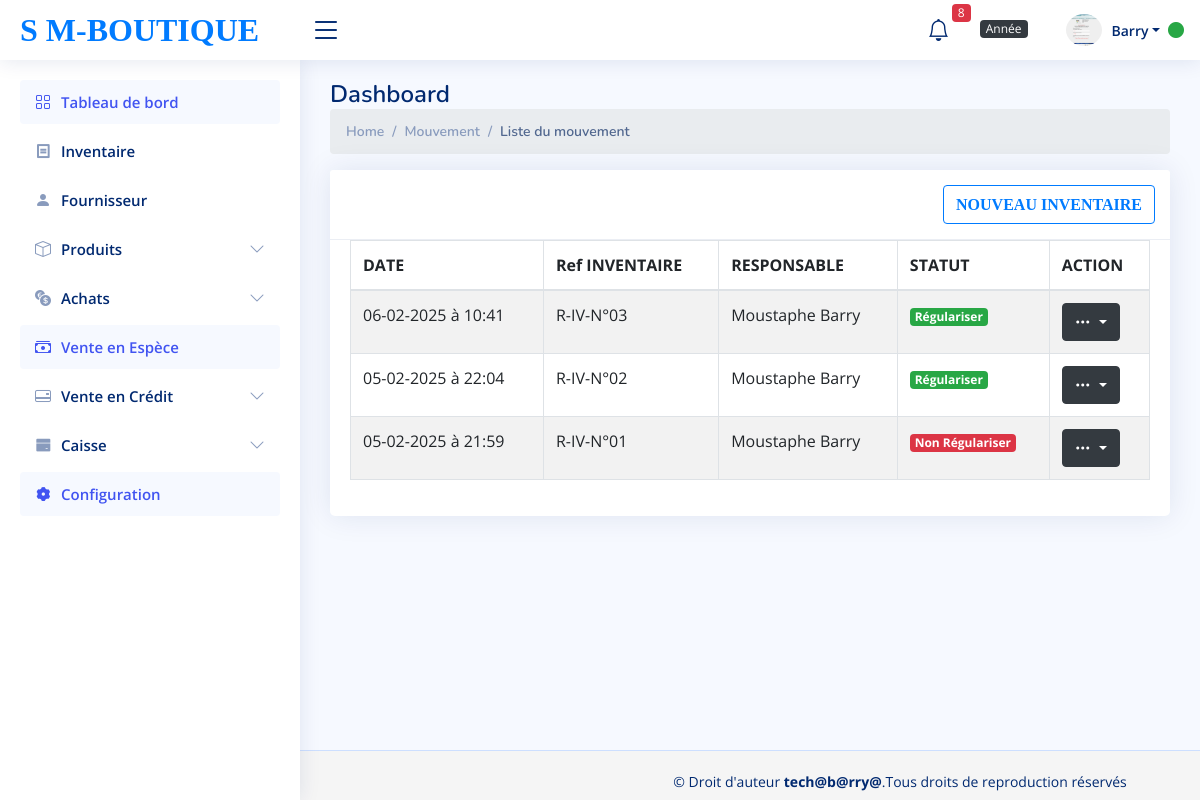
Screenshot of /liste_inventaire.php (signed in) with the database file from the repository.
### tables this page shows
CREATE TABLE `inventaire` (
  `id_inventaire` int(11) NOT NULL,
  `id_utilisateur` int(11) DEFAULT NULL,
  `date_inventaire` datetime NOT NULL,
  `boutique` varchar(100) DEFAULT NULL,
  `reference_inventaire` varchar(100) NOT NULL,
  `regulariser` varchar(20) NOT NULL
);

CREATE TABLE `utilisateur` (
  `id_utilisateur` int(11) NOT NULL,
  `nom_utilisateur` varchar(20) NOT NULL,
  `prenom_utilisateur` varchar(30) NOT NULL,
  `Contact_utilisateur` int(11) NOT NULL,
  `email` varchar(255) DEFAULT NULL,
  `psedeau_utilisateur` varchar(40) NOT NULL,
  `mot_de_passe_utilisateur` varchar(50) NOT NULL,
  `adresse` varchar(50) NOT NULL,
  `avatar` varchar(255) NOT NULL,
  `type_utilisateur` varchar(40) NOT NULL,
  `statut` varchar(55) DEFAULT 'on',
  `reset_token` varchar(255) DEFAULT NULL
);

### liste_inventaire.php (called while the page is built, shortened)
<?php
    require_once('autoload.php');
    $liste_inventaire=new Produit();
    $recuperer_afficher_liste_inventaire=$liste_inventaire->list1();
    require_once('view/liste_inventaire.view.php')
 ?>

### autoload.php (called while the page is built, shortened)
<?php
spl_autoload_register (function ($class_name)
{
    $fils="classes/".$class_name.'.php';
});

### classes/Fonction.php (called while the page is built, shortened)
<?php
class Fonction{
        public function database(){
            $this->DB_HOST="127.0.0.1";
            $this->DB_NAME="db_supermarche";
            $this->DB_USERNAME="root";
            $this->DB_PASSWORD='';
             $bdd=new PDO("mysql:host=".$this->DB_HOST.";dbname=". $this->DB_NAME,
            $this->DB_USERNAME  ,$this->DB_PASSWORD);
            return $bdd;
        }
   public function  recuperation_fonction($select_partie,$tables,$data=[], $all=null){
      $bdd=$this->database();
        $monFetch=$bdd->prepare("select $select_partie from $tables");
        $monFetch->execute($data);
        if(isset($all) and $all==="all"|| $all==="All" || $all==="ALL" ||
         $all==="aLL"||$all==="ALl"|| $all==="AlL"){
           return $monFetch->fetchAll(PDO::FETCH_OBJ);
         }else{
           return $monFetch->fetch(PDO::FETCH_OBJ);
         }
    }
}

### classes/Produit.php (called while the page is built, shortened)
<?php
class Produit extends Fonction{
        public function list1(){
            $recuperer_afficher_inventaire = $this->recuperation_fonction(
                "*",  "inventaire
                JOIN utilisateur ON inventaire.id_utilisateur = utilisateur.id_utilisateur
                ORDER BY inventaire.id_inventaire DESC",  [],  "all"    );
            return $recuperer_afficher_inventaire;
        }
}

### view/liste_inventaire.view.php (the view, shortened to what this page needs)
<?php require_once ('partials/header.php') ?>
<?php require_once ('partials/sidebar.php')?>
<?php require_once ('partials/navbar.php')?>
<!DOCTYPE html>
<html lang="en">
<body>
    <main id="main" class="main">
        <div class="pagetitle">
            <h1>Dashboard</h1>
            <nav>
                <ol class="breadcrumb">
                    <li class="breadcrumb-item"><a href="index1.php">Home</a></li>
                    <li class="breadcrumb-item">Mouvement</li>
                    <li class="breadcrumb-item active">Liste du mouvement</li>
                </ol>
            </nav>
        </div>
        <section class="section">
            <div class="row">
                <div class="col-lg-12">
                    <div class="card">
                        <div class="card-header">
                            <a class="btn btn-outline-primary" href="nouveau_inventaire.php"><span>NOUVEAU
                                    INVENTAIRE</span></a>
                        </div>
                        <div class="card-body">
                            <table class="table datatable table-bordered table-striped">
                                <thead>
                                    <tr>
                                        <th>DATE</th>
                                        <th>Ref INVENTAIRE</th>
                                        <th>RESPONSABLE</th>
                                        <th>STATUT</th>
                                        <th>ACTION</th>
                                    </tr>
                                </thead>
                                <tbody>
                                    <?php  foreach($recuperer_afficher_liste_inventaire as $liste_inventaire):?>
                                    <td><?=date_format(date_create($liste_inventaire->date_inventaire), 'd-m-Y à H:i')?></td>
                                     <td><?= $liste_inventaire->reference_inventaire?></td>
                                    <td><?= $liste_inventaire->prenom_utilisateur .' '. $liste_inventaire->nom_utilisateur ?></td>
                                    <td>
                                        <?php
                                            if ($liste_inventaire->regulariser=='non') {
                                              echo " <span class='badge bg-danger'>Non Régulariser</span>";
                                            }else{
                                               echo " <span class='badge bg-success'>Régulariser</span>";
                                            }
                                               ?>
                                    </td>
                                    <td>
                                        <div class="dropdown">
                                            <button class="btn btn-dark dropdown-toggle" type="button"
                                                id="dropdownMenuButton" data-bs-toggle="dropdown" aria-haspopup="true"
                                                aria-expanded="false">
                                                <i class="bi bi-three-dots text-center"></i>
                                            </button>
                                        </div>
                                    </td>
                                    <?php endforeach?>
                                </tbody>
                            </table>
                        </div>
                    </div>
                </div>
            </div>
        </section>
    </main>
    <footer class="footer">
        <?php require_once('partials/foot.php') ?>
    </footer>
    <?php require_once ('partials/foot.php')?>
</body>
</html>

### assets/css/style.css (style rules this page uses)
:root { scroll-behavior: smooth; }
body { font-family: "Open Sans", sans-serif; background: #f6f9ff; color: #444444; }
a { color: #4154f1; text-decoration: none; }
h1, h2, h3, h4, h5, h6 { font-family: "Nunito", sans-serif; }
#main { margin-top: 60px; padding: 20px 30px; transition: all 0.3s; }
.pagetitle { margin-bottom: 10px; }
.pagetitle h1 { font-size: 24px; margin-bottom: 0; font-weight: 600; color: #012970; }
.card { margin-bottom: 30px; border: none; border-radius: 5px; box-shadow: 0px 0 30px rgba(1, 41, 112, 0.1); }
.card-header, .card-footer { border-color: #ebeef4; background-color: #fff; color: #798eb3; padding: 15px; }
.card-body { padding: 0 20px 20px 20px; }
.breadcrumb { font-size: 14px; font-family: "Nunito", sans-serif; color: #899bbd; font-weight: 600; }
.breadcrumb a { color: #899bbd; transition: 0.3s; }
.breadcrumb .breadcrumb-item::before { color: #899bbd; }
.breadcrumb .active { color: #51678f; font-weight: 600; }
@media (min-width: 1200px) { #main, #footer { margin-left: 300px; } }
.footer { padding: 20px 0; font-size: 14px; transition: all 0.3s; border-top: 1px solid #cddfff; }

### view/liste_inventaire.view.php (style rules this page uses)
.footer { position: fixed; bottom: 0; width: 100%; height: 50px; background-color: #f5f5f5; }
.btn-outline-primary { float: right; }
.card-header span { font-family: 'Times New Roman', Times, serif; font-weight: bolder; }

### rows the page displays
inventaire: date_inventaire "06-02-2025 à 10:41", reference_inventaire "R-IV-N°03", id_utilisateur.prenom_utilisateur "Moustaphe", id_utilisateur.nom_utilisateur "Barry", regulariser "Régulariser"
inventaire: date_inventaire "05-02-2025 à 22:04", reference_inventaire "R-IV-N°02", id_utilisateur.prenom_utilisateur "Moustaphe", id_utilisateur.nom_utilisateur "Barry", regulariser "Régulariser"
inventaire: date_inventaire "05-02-2025 à 21:59", reference_inventaire "R-IV-N°01", id_utilisateur.prenom_utilisateur "Moustaphe", id_utilisateur.nom_utilisateur "Barry", regulariser "Non Régulariser"

### other values shown
$stock_alerte "8"
$_SESSION['nom_utilisateur'] "Barry"
